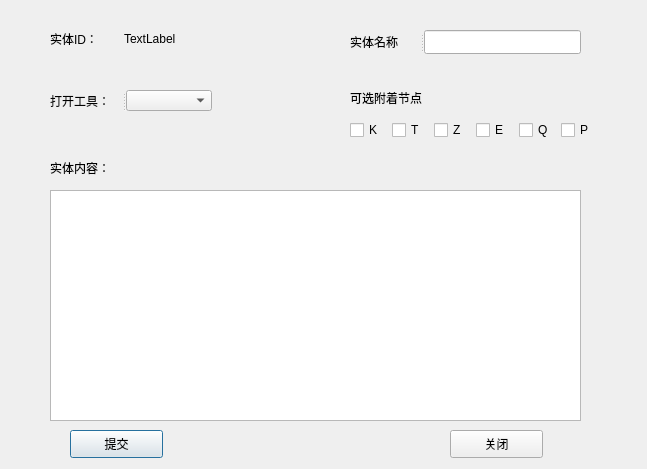
<?xml version="1.0" encoding="UTF-8"?>
<ui version="4.0">
 <class>Dialog</class>
 <widget class="QDialog" name="Dialog">
  <property name="geometry">
   <rect>
    <x>0</x>
    <y>0</y>
    <width>647</width>
    <height>469</height>
   </rect>
  </property>
  <property name="windowTitle">
   <string>Dialog</string>
  </property>
  <widget class="QTextEdit" name="textEdit">
   <property name="geometry">
    <rect>
     <x>50</x>
     <y>190</y>
     <width>531</width>
     <height>231</height>
    </rect>
   </property>
  </widget>
  <widget class="QLabel" name="label">
   <property name="geometry">
    <rect>
     <x>350</x>
     <y>90</y>
     <width>101</width>
     <height>16</height>
    </rect>
   </property>
   <property name="text">
    <string>可选附着节点</string>
   </property>
  </widget>
  <widget class="QLabel" name="label_5">
   <property name="geometry">
    <rect>
     <x>50</x>
     <y>160</y>
     <width>72</width>
     <height>15</height>
    </rect>
   </property>
   <property name="text">
    <string>实体内容：</string>
   </property>
  </widget>
  <widget class="QWidget" name="layoutWidget">
   <property name="geometry">
    <rect>
     <x>50</x>
     <y>30</y>
     <width>142</width>
     <height>17</height>
    </rect>
   </property>
   <layout class="QHBoxLayout" name="horizontalLayout">
    <item>
     <widget class="QLabel" name="label_3">
      <property name="text">
       <string>实体ID：</string>
      </property>
     </widget>
    </item>
    <item>
     <widget class="QLabel" name="label_4">
      <property name="text">
       <string>TextLabel</string>
      </property>
     </widget>
    </item>
   </layout>
  </widget>
  <widget class="QSplitter" name="splitter_2">
   <property name="geometry">
    <rect>
     <x>350</x>
     <y>30</y>
     <width>231</width>
     <height>24</height>
    </rect>
   </property>
   <property name="orientation">
    <enum>Qt::Horizontal</enum>
   </property>
   <widget class="QLabel" name="label_2">
    <property name="text">
     <string>实体名称</string>
    </property>
   </widget>
   <widget class="QLineEdit" name="lineEdit"/>
  </widget>
  <widget class="QSplitter" name="splitter_3">
   <property name="geometry">
    <rect>
     <x>50</x>
     <y>90</y>
     <width>162</width>
     <height>21</height>
    </rect>
   </property>
   <property name="orientation">
    <enum>Qt::Horizontal</enum>
   </property>
   <widget class="QLabel" name="label_6">
    <property name="text">
     <string>打开工具：</string>
    </property>
   </widget>
   <widget class="QComboBox" name="comboBox"/>
  </widget>
  <widget class="QPushButton" name="pushButton">
   <property name="geometry">
    <rect>
     <x>70</x>
     <y>430</y>
     <width>93</width>
     <height>28</height>
    </rect>
   </property>
   <property name="text">
    <string>提交</string>
   </property>
  </widget>
  <widget class="QPushButton" name="pushButton_2">
   <property name="geometry">
    <rect>
     <x>450</x>
     <y>430</y>
     <width>93</width>
     <height>28</height>
    </rect>
   </property>
   <property name="text">
    <string>关闭</string>
   </property>
  </widget>
  <widget class="QWidget" name="">
   <property name="geometry">
    <rect>
     <x>350</x>
     <y>120</y>
     <width>247</width>
     <height>21</height>
    </rect>
   </property>
   <layout class="QHBoxLayout" name="horizontalLayout_2">
    <item>
     <widget class="QCheckBox" name="checkBox">
      <property name="text">
       <string>K</string>
      </property>
     </widget>
    </item>
    <item>
     <widget class="QCheckBox" name="checkBox_2">
      <property name="text">
       <string>T</string>
      </property>
     </widget>
    </item>
    <item>
     <widget class="QCheckBox" name="checkBox_3">
      <property name="text">
       <string>Z</string>
      </property>
     </widget>
    </item>
    <item>
     <widget class="QCheckBox" name="checkBox_4">
      <property name="text">
       <string>E</string>
      </property>
     </widget>
    </item>
    <item>
     <widget class="QCheckBox" name="checkBox_5">
      <property name="text">
       <string>Q</string>
      </property>
     </widget>
    </item>
    <item>
     <widget class="QCheckBox" name="checkBox_6">
      <property name="text">
       <string>P</string>
      </property>
     </widget>
    </item>
   </layout>
  </widget>
 </widget>
 <resources/>
 <connections/>
</ui>
